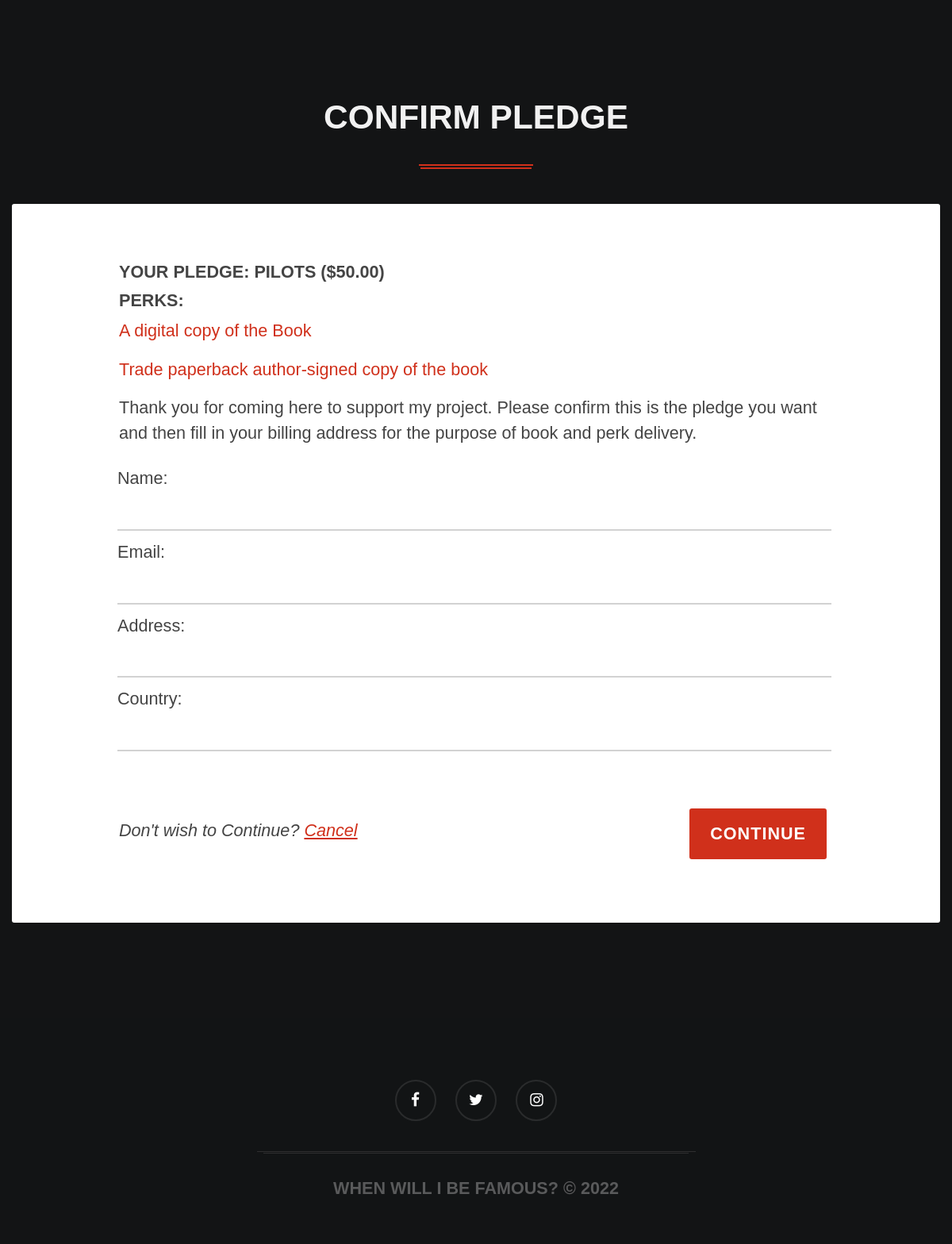
/pilots/, run on the app's committed database.
### crowdfund/models.py (models this page shows, shortened)
class Reward(models.Model):
    name = models.CharField(max_length=255)
    slug = models.SlugField(max_length=50, blank=True)
    amount = models.DecimalField(max_digits=8, decimal_places=2)

class Perk(models.Model):
    description = models.CharField(max_length=255)
    reward = models.ForeignKey(
        Reward, on_delete=models.CASCADE, related_name='perks')
    created = models.DateTimeField(auto_now=True)
    def __str__(self):
        return self.description

### crowdfund/views.py (the view)
# urls.py: path('<slug:slug>/', reward, name='reward'),
def reward(request, slug):
    reward = get_object_or_404(Reward, slug=slug)
    if request.method == 'POST':
        form = OrderCreateForm(request.POST)
        if form.is_valid():
            order = form.save(commit=False)
            order.reward = reward
            order.save()
            request.session['order_id'] = order.id
            return redirect(reverse('payment_process'))
    else:
        form = OrderCreateForm()
    return render(request,
                  'reward.html',
                  {'form': form, 'reward': reward})

### crowdfund/forms.py
class OrderCreateForm(forms.ModelForm):
    class Meta:
        model = Order
        fields = ['name', 'email', 'address', 'country']

### templates/reward.html (shortened to what this page needs)
{% extends "base.html" %}
{% load static %}
{% block content %}
<div class="crowdfund-body-background">
</div>
<section class="crowdfund-section">
    <div class="crowdfund-section-content">
        <div class="crowdfund-limit-width">
            <div class="crowdfund-title">
                <h2>Confirm Pledge</h2>
                <div class="crowdfund-underline"></div>
            </div>
            <div class="crowdfund-post crowdfund-block-light">
                <div class="crowdfund-post-container-big crowdfund-text-large">
                    <div class="crowdfund-limit-width crowdfund-900">
                        <h5>Your pledge: {{ reward.name }} (${{ reward.amount }})</h5>
                        <h5>Perks:</h5>
                        {% for perk in reward.perks.all %}
                        <p class="fg-color-red">{{ perk }}</p>
                        {% endfor %}
                        <p>
                            Thank you for coming here to support my project. Please confirm this is the pledge you want and then fill in your billing address for the purpose of book and perk delivery.
                        </p>
                        <br>
                        <form id="pledgeform" action="" method="post"> {% csrf_token %}
                            <div class="crowdfund-table crowdfund-table-contacts">
                                <div class="crowdfund-row">
                                    <div class="crowdfund-col crowdfund-col-12">
                                        {{ form }}
                                    </div>
                                </div>
                            </div>
                            <div class="crowdfund-table crowdfund-content-footer">
                                <div class="crowdfund-column crowdfund-fullwidth">
                                    <p class="italic">Don't wish to Continue? <a href="{% url 'home' %}">Cancel</a></p>
                                </div>
                                <div class="crowdfund-column">
                                    <button class="crowdfund-button crowdfund-mobile-fullwidth" type="submit">Continue</button>
                                </div>
                            </div>
                        </form>
                    </div>
                </div>
            </div>
        </div>
    </div>
</section>
{% endblock %}

### data on the page
Reward: name "PILOTS", amount "50.00"
Perk: description "A digital copy of the Book"
Perk: description "Trade paperback author-signed copy of the book"
